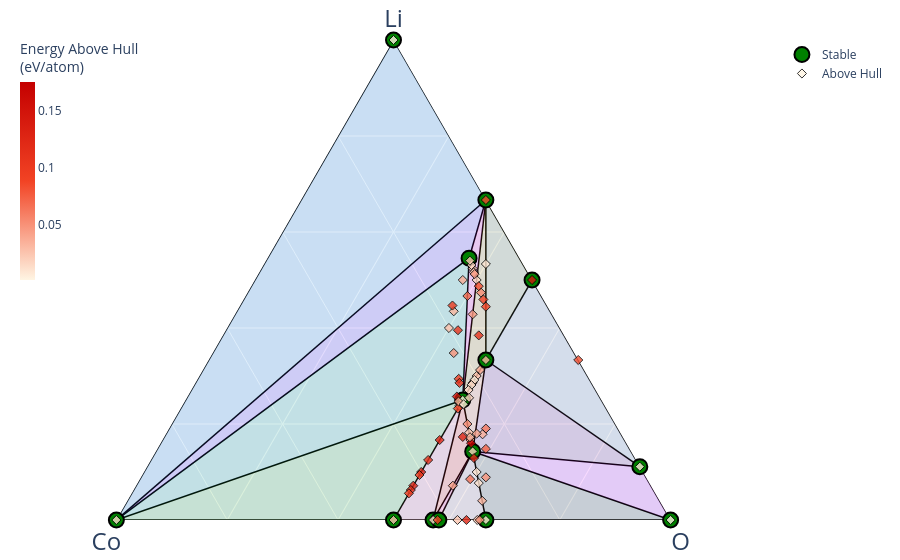

Write notebook code for a chart like this one.
### Markdown cell above
## Lithium cobalt oxides

A hull with three elements is a surface, not a line.

Let's try lithium, cobalt, and oxygen, the elements of the LiCoO$_2$ battery cathode:

### Code cell
with MPRester(API_KEY) as mpr:
    li_co_o_entries = mpr.get_entries_in_chemsys('Li-Co-O')

li_co_o_diagram = PhaseDiagram(li_co_o_entries)
PDPlotter(li_co_o_diagram).get_plot()

### Figure 1 — Plotly figure (JSON) as saved in the notebook; plotly's stock layout.template omitted (floating-point values rounded to 4 significant figures)
{"data": [{"a": [1.0, 4.0, null, 1.0, 2.0, null, 8.0, 0, null, 1.0, 8.0, null, 8.0, 8.0, null, 2.0, 8.0, null, 0, 8.0, null, 0, 8.0, null, 1.0, 8.0, null, 1.0, 0, null, 2.0, 3.0, null, 0, 0, null, 0, 0, null, 0, 1.0, null, 0, 0, null, 4.0, 8.0, null, 0, 0, null, 1.0, 8.0, null, 1.0, 0, null, 2.0, 0, null, 2.0, 4.0, null, 0, 1.0, null, 1.0, 24.0, null, 0, 8.0, null, 0, 3.0, null, 2.0, 24.0, null, 0, 0, null, 1.0, 8.0, null, 24.0, 0, null], "b": [0, 0, null, 1.0, 0, null, 16.0, 0, null, 1.0, 4.0, null, 16.0, 4.0, null, 0, 4.0, null, 6.0, 16.0, null, 4.0, 16.0, null, 0, 4.0, null, 0, 0, null, 0, 0, null, 6.0, 23.0, null, 2.0, 6.0, null, 2.0, 1.0, null, 4.0, 23.0, null, 0, 4.0, null, 4.0, 0, null, 1.0, 16.0, null, 1.0, 1.0, null, 0, 1.0, null, 0, 0, null, 6.0, 1.0, null, 1.0, 4.0, null, 23.0, 16.0, null, 1.0, 0, null, 0, 4.0, null, 2.0, 1.0, null, 0, 16.0, null, 4.0, 1.0, null], "c": [8.0, 4.0, null, 2.0, 1.0, null, 32.0, 8.0, null, 2.0, 12.0, null, 32.0, 12.0, null, 1.0, 12.0, null, 8.0, 32.0, null, 8.0, 32.0, null, 8.0, 12.0, null, 8.0, 8.0, null, 1.0, 0, null, 8.0, 32.0, null, 2.0, 8.0, null, 2.0, 2.0, null, 8.0, 32.0, null, 4.0, 12.0, null, 8.0, 8.0, null, 2.0, 32.0, null, 2.0, 0, null, 1.0, 0, null, 1.0, 4.0, null, 8.0, 2.0, null, 2.0, 16.0, null, 32.0, 32.0, null, 0, 0, null, 1.0, 16.0, null, 2.0, 0, null, 8.0, 32.0, null, 16.0, 0, null], "hoverinfo": "none", "line": {"color": "black", "width": 1.5}, "mode": "lines", "showlegend": false, "type": "scatterternary"}, {"a": [0, 3.0, 2.0], "b": [1.0, 0, 0], "c": [0, 0, 1.0], "fill": "toself", "fillcolor": "#2E91E5", "hovertemplate": "<extra></extra>", "line": {"width": 0}, "mode": "lines", "name": "Co—Li—Li<sub>2</sub>O", "opacity": 0.15, "showlegend": false, "type": "scatterternary"}, {"a": [0, 0, 1.0], "b": [6.0, 2.0, 1.0], "c": [8.0, 2.0, 2.0], "fill": "toself", "fillcolor": "#E15F99", "hovertemplate": "<extra></extra>", "line": {"width": 0}, "mode": "lines", "name": "Co<sub>3</sub>O<sub>4</sub>—CoO—LiCoO<sub>2</sub>", "opacity": 0.15, "showlegend": false, "type": "scatterternary"}, {"a": [0, 0, 1.0], "b": [1.0, 2.0, 1.0], "c": [0, 2.0, 2.0], "fill": "toself", "fillcolor": "#1CA71C", "hovertemplate": "<extra></extra>", "line": {"width": 0}, "mode": "lines", "name": "Co—CoO—LiCoO<sub>2</sub>", "opacity": 0.15, "showlegend": false, "type": "scatterternary"}, {"a": [0, 8.0, 1.0], "b": [6.0, 16.0, 1.0], "c": [8.0, 32.0, 2.0], "fill": "toself", "fillcolor": "#FB0D0D", "hovertemplate": "<extra></extra>", "line": {"width": 0}, "mode": "lines", "name": "Co<sub>3</sub>O<sub>4</sub>—Li(CoO<sub>2</sub>)<sub>2</sub>—LiCoO<sub>2</sub>", "opacity": 0.15, "showlegend": false, "type": "scatterternary"}, {"a": [8.0, 1.0, 0], "b": [16.0, 0, 0], "c": [32.0, 8.0, 8.0], "fill": "toself", "fillcolor": "#DA16FF", "hovertemplate": "<extra></extra>", "line": {"width": 0}, "mode": "lines", "name": "Li(CoO<sub>2</sub>)<sub>2</sub>—LiO<sub>8</sub>—O<sub>2</sub>", "opacity": 0.15, "showlegend": false, "type": "scatterternary"}, {"a": [0, 8.0, 0], "b": [4.0, 16.0, 0], "c": [8.0, 32.0, 8.0], "fill": "toself", "fillcolor": "#222A2A", "hovertemplate": "<extra></extra>", "line": {"width": 0}, "mode": "lines", "name": "CoO<sub>2</sub>—Li(CoO<sub>2</sub>)<sub>2</sub>—O<sub>2</sub>", "opacity": 0.15, "showlegend": false, "type": "scatterternary"}, {"a": [8.0, 2.0, 1.0], "b": [4.0, 0, 1.0], "c": [12.0, 1.0, 2.0], "fill": "toself", "fillcolor": "#B68100", "hovertemplate": "<extra></extra>", "line": {"width": 0}, "mode": "lines", "name": "Li<sub>2</sub>CoO<sub>3</sub>—Li<sub>2</sub>O—LiCoO<sub>2</sub>", "opacity": 0.15, "showlegend": false, "type": "scatterternary"}, {"a": [8.0, 8.0, 1.0], "b": [16.0, 4.0, 0], "c": [32.0, 12.0, 8.0], "fill": "toself", "fillcolor": "#750D86", "hovertemplate": "<extra></extra>", "line": {"width": 0}, "mode": "lines", "name": "Li(CoO<sub>2</sub>)<sub>2</sub>—Li<sub>2</sub>CoO<sub>3</sub>—LiO<sub>8</sub>", "opacity": 0.15, "showlegend": false, "type": "scatterternary"}, {"a": [8.0, 8.0, 1.0], "b": [16.0, 4.0, 1.0], "c": [32.0, 12.0, 2.0], "fill": "toself", "fillcolor": "#EB663B", "hovertemplate": "<extra></extra>", "line": {"width": 0}, "mode": "lines", "name": "Li(CoO<sub>2</sub>)<sub>2</sub>—Li<sub>2</sub>CoO<sub>3</sub>—LiCoO<sub>2</sub>", "opacity": 0.15, "showlegend": false, "type": "scatterternary"}, {"a": [0, 2.0, 24.0], "b": [1.0, 0, 4.0], "c": [0, 1.0, 16.0], "fill": "toself", "fillcolor": "#511CFB", "hovertemplate": "<extra></extra>", "line": {"width": 0}, "mode": "lines", "name": "Co—Li<sub>2</sub>O—Li<sub>6</sub>CoO<sub>4</sub>", "opacity": 0.15, "showlegend": false, "type": "scatterternary"}, {"a": [0, 24.0, 1.0], "b": [1.0, 4.0, 1.0], "c": [0, 16.0, 2.0], "fill": "toself", "fillcolor": "#00A08B", "hovertemplate": "<extra></extra>", "line": {"width": 0}, "mode": "lines", "name": "Co—Li<sub>6</sub>CoO<sub>4</sub>—LiCoO<sub>2</sub>", "opacity": 0.15, "showlegend": false, "type": "scatterternary"}, {"a": [2.0, 24.0, 1.0], "b": [0, 4.0, 1.0], "c": [1.0, 16.0, 2.0], "fill": "toself", "fillcolor": "#FB00D1", "hovertemplate": "<extra></extra>", "line": {"width": 0}, "mode": "lines", "name": "Li<sub>2</sub>O—Li<sub>6</sub>CoO<sub>4</sub>—LiCoO<sub>2</sub>", "opacity": 0.15, "showlegend": false, "type": "scatterternary"}, {"a": [0, 0, 8.0], "b": [23.0, 6.0, 16.0], "c": [32.0, 8.0, 32.0], "fill": "toself", "fillcolor": "#FC0080", "hovertemplate": "<extra></extra>", "line": {"width": 0}, "mode": "lines", "name": "Co<sub>23</sub>O<sub>32</sub>—Co<sub>3</sub>O<sub>4</sub>—Li(CoO<sub>2</sub>)<sub>2</sub>", "opacity": 0.15, "showlegend": false, "type": "scatterternary"}, {"a": [0, 0, 8.0], "b": [23.0, 4.0, 16.0], "c": [32.0, 8.0, 32.0], "fill": "toself", "fillcolor": "#B2828D", "hovertemplate": "<extra></extra>", "line": {"width": 0}, "mode": "lines", "name": "Co<sub>23</sub>O<sub>32</sub>—CoO<sub>2</sub>—Li(CoO<sub>2</sub>)<sub>2</sub>", "opacity": 0.15, "showlegend": false, "type": "scatterternary"}, {"a": [8.0, 2.0, 4.0], "b": [4.0, 0, 0], "c": [12.0, 1.0, 4.0], "fill": "toself", "fillcolor": "#6C7C32", "hovertemplate": "<extra></extra>", "line": {"width": 0}, "mode": "lines", "name": "Li<sub>2</sub>CoO<sub>3</sub>—Li<sub>2</sub>O—Li<sub>2</sub>O<sub>2</sub>", "opacity": 0.15, "showlegend": false, "type": "scatterternary"}, {"a": [8.0, 4.0, 1.0], "b": [4.0, 0, 0], "c": [12.0, 4.0, 8.0], "fill": "toself", "fillcolor": "#778AAE", "hovertemplate": "<extra></extra>", "line": {"width": 0}, "mode": "lines", "name": "Li<sub>2</sub>CoO<sub>3</sub>—Li<sub>2</sub>O<sub>2</sub>—LiO<sub>8</sub>", "opacity": 0.15, "showlegend": false, "type": "scatterternary"}, {"a": [1.0, 4.0, 1.0, 2.0, 8.0, 0, 8.0, 0, 0, 3.0, 0, 0, 0, 24.0], "b": [0, 0, 1.0, 0, 16.0, 0, 4.0, 6.0, 4.0, 0, 23.0, 2.0, 1.0, 4.0], "c": [8.0, 4.0, 2.0, 1.0, 32.0, 8.0, 12.0, 8.0, 8.0, 0, 32.0, 2.0, 0, 16.0], "cliponaxis": false, "hoverinfo": "text", "hoverlabel": {"font": {"size": 14}}, "hovertext": ["LiO<sub>8</sub> (mp-1235059-GGA) <br>  Formation energy: -0.427 eV/atom <br>  (Stable)<br><br> Li: 0.111111<br> Co: 0.0<br> O: 0.888889", "Li<sub>2</sub>O<sub>2</sub> (mp-841-r2SCAN) <br>  Formation energy: -1.65 eV/atom <br>  (Stable)<br><br> Li: 0.5<br> Co: 0.0<br> O: 0.5", "LiCoO<sub>2</sub> (mp-22526-r2SCAN) <br>  Formation energy: -1.746 eV/atom <br>  (Stable)<br><br> Li: 0.25<br> Co: 0.25<br> O: 0.5", "Li<sub>2</sub>O (mp-1960-r2SCAN) <br>  Formation energy: -2.062 eV/atom <br>  (Stable)<br><br> Li: 0.666667<br> Co: 0.0<br> O: 0.333333", "Li(CoO<sub>2</sub>)<sub>2</sub> (mp-774082-GGA+U) <br>  Formation energy: -1.506 eV/atom <br>  (Stable)<br><br> Li: 0.142857<br> Co: 0.285714<br> O: 0.571429", "O<sub>2</sub> (mp-12957-GGA) <br>  Formation energy: 0.0 eV/atom <br>  (Stable)<br><br> Li: 0.0<br> Co: 0.0<br> O: 1.0", "Li<sub>2</sub>CoO<sub>3</sub> (mp-1173879-r2SCAN) <br>  Formation energy: -1.777 eV/atom <br>  (Stable)<br><br> Li: 0.333333<br> Co: 0.166667<br> O: 0.5", "Co<sub>3</sub>O<sub>4</sub> (mp-1271793-GGA+U) <br>  Formation energy: -1.29 eV/atom <br>  (Stable)<br><br> Li: 0.0<br> Co: 0.428571<br> O: 0.571429", "CoO<sub>2</sub> (mp-1400906-r2SCAN) <br>  Formation energy: -1.072 eV/atom <br>  (Stable)<br><br> Li: 0.0<br> Co: 0.333333<br> O: 0.666667", "Li (mp-1018134-r2SCAN) <br>  Formation energy: 0.0 eV/atom <br>  (Stable)<br><br> Li: 1.0<br> Co: 0.0<br> O: 0.0", "Co<sub>23</sub>O<sub>32</sub> (mp-705564-GGA+U) <br>  Formation energy: -1.273 eV/atom <br>  (Stable)<br><br> Li: 0.0<br> Co: 0.418182<br> O: 0.581818", "CoO (mp-22408-r2SCAN) <br>  Formation energy: -1.272 eV/atom <br>  (Stable)<br><br> Li: 0.0<br> Co: 0.5<br> O: 0.5", "Co (mp-102-r2SCAN) <br>  Formation energy: 0.0 eV/atom <br>  (Stable)<br><br> Li: 0.0<br> Co: 1.0<br> O: 0.0", "Li<sub>6</sub>CoO<sub>4</sub> (mp-18925-r2SCAN) <br>  Formation energy: -1.939 eV/atom <br>  (Stable)<br><br> Li: 0.545455<br> Co: 0.090909<br> O: 0.363636"], "marker": {"color": "green", "line": {"color": "black", "width": 2.0}, "size": 15, "symbol": "circle"}, "mode": "markers", "name": "Stable", "showlegend": true, "type": "scatterternary"}, {"a": [0, 0, 0, 0, 0, 0, 0, 0, 0, 0, 1.0, 2.0, 1.0, 4.0, 1.0, 8.0, 1.0, 1.0, 1.0, 2.0, 4.0, 1.0, 1.0, 1.0, 1.0, 8.0, 4.0, 2.0, 8.0, 4.0, 6.0, 6.0, 3.0, 6.0, 3.0, 8.0, 32.0, 8.0, 8.0, 4.0, 8.0, 8.0, 4.0, 4.0, 40.0, 5.0, 5.0, 20.0, 10.0, 10.0, 6.0, 7.0, 7.0, 16.0, 8.0, 36.0, 9.0, 9.0, 9.0, 9.0, 20.0, 20.0, 22.0, 26.0, 13.0, 14.0, 32.0, 34.0, 17.0, 17.0, 19.0, 20.0, 20.0, 42.0, 21.0, 47.0], "b": [0, 4.0, 2.0, 4.0, 6.0, 5.0, 7.0, 15.0, 21.0, 29.0, 0, 0, 0, 4.0, 2.0, 16.0, 3.0, 3.0, 4.0, 8.0, 20.0, 6.0, 7.0, 8.0, 8.0, 0, 0, 1.0, 4.0, 6.0, 2.0, 4.0, 4.0, 10.0, 13.0, 2.0, 8.0, 6.0, 10.0, 7.0, 14.0, 18.0, 13.0, 15.0, 8.0, 2.0, 3.0, 16.0, 14.0, 16.0, 5.0, 2.0, 5.0, 2.0, 5.0, 8.0, 7.0, 9.0, 13.0, 15.0, 8.0, 22.0, 4.0, 22.0, 15.0, 13.0, 6.0, 6.0, 4.0, 8.0, 4.0, 21.0, 21.0, 8.0, 8.0, 8.0], "c": [8.0, 0, 2.0, 8.0, 8.0, 8.0, 12.0, 28.0, 40.0, 40.0, 0, 4.0, 8.0, 8.0, 3.0, 32.0, 4.0, 6.0, 5.0, 16.0, 32.0, 7.0, 8.0, 9.0, 16.0, 4.0, 4.0, 2.0, 12.0, 12.0, 6.0, 10.0, 8.0, 20.0, 16.0, 6.0, 32.0, 14.0, 24.0, 14.0, 32.0, 36.0, 28.0, 28.0, 32.0, 6.0, 8.0, 32.0, 32.0, 32.0, 10.0, 6.0, 12.0, 12.0, 10.0, 32.0, 16.0, 17.0, 28.0, 28.0, 18.0, 42.0, 16.0, 48.0, 28.0, 28.0, 24.0, 24.0, 16.0, 18.0, 16.0, 40.0, 42.0, 32.0, 18.0, 32.0], "cliponaxis": false, "hoverinfo": "text", "hoverlabel": {"font": {"size": 14}}, "hovertext": ["O<sub>2</sub> (mp-723285-r2SCAN) <br>  Formation energy: 0.001 eV/atom <br>  Energy Above Hull: (+0.001 eV/atom)<br><br> Li: 0.0<br> Co: 0.0<br> O: 1.0", "Co (mp-1183710-r2SCAN) <br>  Formation energy: 0.011 eV/atom <br>  Energy Above Hull: (+0.011 eV/atom)<br><br> Li: 0.0<br> Co: 1.0<br> O: 0.0", "CoO (mp-19128-r2SCAN) <br>  Formation energy: -1.247 eV/atom <br>  Energy Above Hull: (+0.025 eV/atom)<br><br> Li: 0.0<br> Co: 0.5<br> O: 0.5", "CoO<sub>2</sub> (mp-754748-GGA+U) <br>  Formation energy: -1.067 eV/atom <br>  Energy Above Hull: (+0.006 eV/atom)<br><br> Li: 0.0<br> Co: 0.333333<br> O: 0.666667", "Co<sub>3</sub>O<sub>4</sub> (mp-18748-r2SCAN) <br>  Formation energy: -1.28 eV/atom <br>  Energy Above Hull: (+0.01 eV/atom)<br><br> Li: 0.0<br> Co: 0.428571<br> O: 0.571429", "Co<sub>5</sub>O<sub>8</sub> (mp-761471-r2SCAN) <br>  Formation energy: -1.17 eV/atom <br>  Energy Above Hull: (+0.024 eV/atom)<br><br> Li: 0.0<br> Co: 0.384615<br> O: 0.615385", "Co<sub>7</sub>O<sub>12</sub> (mp-756900-GGA+U) <br>  Formation energy: -1.03 eV/atom <br>  Energy Above Hull: (+0.125 eV/atom)<br><br> Li: 0.0<br> Co: 0.368421<br> O: 0.631579", "Co<sub>15</sub>O<sub>28</sub> (mp-766681-GGA+U) <br>  Formation energy: -1.085 eV/atom <br>  Energy Above Hull: (+0.024 eV/atom)<br><br> Li: 0.0<br> Co: 0.348837<br> O: 0.651163", "Co<sub>21</sub>O<sub>40</sub> (mp-850026-GGA+U) <br>  Formation energy: -1.05 eV/atom <br>  Energy Above Hull: (+0.049 eV/atom)<br><br> Li: 0.0<br> Co: 0.344262<br> O: 0.655738", "Co<sub>29</sub>O<sub>40</sub> (mp-705563-GGA+U) <br>  Formation energy: -1.181 eV/atom <br>  Energy Above Hull: (+0.095 eV/atom)<br><br> Li: 0.0<br> Co: 0.42029<br> O: 0.57971", "Li (mp-51-r2SCAN) <br>  Formation energy: 0.002 eV/atom <br>  Energy Above Hull: (+0.002 eV/atom)<br><br> Li: 1.0<br> Co: 0.0<br> O: 0.0", "LiO<sub>2</sub> (mp-1018789-GGA) <br>  Formation energy: -1.043 eV/atom <br>  Energy Above Hull: (+0.083 eV/atom)<br><br> Li: 0.333333<br> Co: 0.0<br> O: 0.666667", "LiO<sub>8</sub> (mp-1235185-GGA) <br>  Formation energy: -0.422 eV/atom <br>  Energy Above Hull: (+0.005 eV/atom)<br><br> Li: 0.111111<br> Co: 0.0<br> O: 0.888889", "LiCoO<sub>2</sub> (mp-849273-r2SCAN) <br>  Formation energy: -1.745 eV/atom <br>  Energy Above Hull: (+0.001 eV/atom)<br><br> Li: 0.25<br> Co: 0.25<br> O: 0.5", "LiCo<sub>2</sub>O<sub>3</sub> (mp-1222543-GGA+U) <br>  Formation energy: -1.46 eV/atom <br>  Energy Above Hull: (+0.128 eV/atom)<br><br> Li: 0.166667<br> Co: 0.333333<br> O: 0.5", "Li(CoO<sub>2</sub>)<sub>2</sub> (mp-773076-GGA+U) <br>  Formation energy: -1.489 eV/atom <br>  Energy Above Hull: (+0.017 eV/atom)<br><br> Li: 0.142857<br> Co: 0.285714<br> O: 0.571429", "LiCo<sub>3</sub>O<sub>4</sub> (mp-755398-GGA+U) <br>  Formation energy: -1.399 eV/atom <br>  Energy Above Hull: (+0.11 eV/atom)<br><br> Li: 0.125<br> Co: 0.375<br> O: 0.5", "Li(CoO<sub>2</sub>)<sub>3</sub> (mp-752635-r2SCAN) <br>  Formation energy: -1.367 eV/atom <br>  Energy Above Hull: (+0.009 eV/atom)<br><br> Li: 0.1<br> Co: 0.3<br> O: 0.6", "LiCo<sub>4</sub>O<sub>5</sub> (mp-1222581-GGA+U) <br>  Formation energy: -1.33 eV/atom <br>  Energy Above Hull: (+0.132 eV/atom)<br><br> Li: 0.1<br> Co: 0.4<br> O: 0.5", "Li(CoO<sub>2</sub>)<sub>4</sub> (mp-780322-r2SCAN) <br>  Formation energy: -1.296 eV/atom <br>  Energy Above Hull: (+0.01 eV/atom)<br><br> Li: 0.076923<br> Co: 0.307692<br> O: 0.615385", "LiCo<sub>5</sub>O<sub>8</sub> (mp-759353-GGA+U) <br>  Formation energy: -1.357 eV/atom <br>  Energy Above Hull: (+0.041 eV/atom)<br><br> Li: 0.071429<br> Co: 0.357143<br> O: 0.571429", "LiCo<sub>6</sub>O<sub>7</sub> (mp-773572-GGA+U) <br>  Formation energy: -1.279 eV/atom <br>  Energy Above Hull: (+0.129 eV/atom)<br><br> Li: 0.071429<br> Co: 0.428571<br> O: 0.5", "LiCo<sub>7</sub>O<sub>8</sub> (mp-38489-GGA+U) <br>  Formation energy: -1.278 eV/atom <br>  Energy Above Hull: (+0.112 eV/atom)<br><br> Li: 0.0625<br> Co: 0.4375<br> O: 0.5", "LiCo<sub>8</sub>O<sub>9</sub> (mp-771968-GGA+U) <br>  Formation energy: -1.283 eV/atom <br>  Energy Above Hull: (+0.094 eV/atom)<br><br> Li: 0.055556<br> Co: 0.444444<br> O: 0.5", "Li(CoO<sub>2</sub>)<sub>8</sub> (mp-674388-GGA+U) <br>  Formation energy: -1.161 eV/atom <br>  Energy Above Hull: (+0.033 eV/atom)<br><br> Li: 0.04<br> Co: 0.32<br> O: 0.64", "Li<sub>2</sub>O (mp-755894-r2SCAN) <br>  Formation energy: -1.977 eV/atom <br>  Energy Above Hull: (+0.084 eV/atom)<br><br> Li: 0.666667<br> Co: 0.0<br> O: 0.333333", "Li<sub>2</sub>O<sub>2</sub> (mp-558312-GGA) <br>  Formation energy: -1.507 eV/atom <br>  Energy Above Hull: (+0.143 eV/atom)<br><br> Li: 0.5<br> Co: 0.0<br> O: 0.5", "Li<sub>2</sub>CoO<sub>2</sub> (mp-755297-GGA+U) <br>  Formation energy: -1.738 eV/atom <br>  Energy Above Hull: (+0.027 eV/atom)<br><br> Li: 0.4<br> Co: 0.2<br> O: 0.4", "Li<sub>2</sub>CoO<sub>3</sub> (mp-1314570-GGA+U) <br>  Formation energy: -1.747 eV/atom <br>  Energy Above Hull: (+0.03 eV/atom)<br><br> Li: 0.333333<br> Co: 0.166667<br> O: 0.5", "Li<sub>2</sub>(CoO<sub>2</sub>)<sub>3</sub> (mp-758725-GGA+U) <br>  Formation energy: -1.571 eV/atom <br>  Energy Above Hull: (+0.023 eV/atom)<br><br> Li: 0.181818<br> Co: 0.272727<br> O: 0.545455", "Li<sub>3</sub>CoO<sub>3</sub> (mp-755926-GGA+U) <br>  Formation energy: -1.836 eV/atom <br>  Energy Above Hull: (+0.045 eV/atom)<br><br> Li: 0.428571<br> Co: 0.142857<br> O: 0.428571", "Li<sub>3</sub>Co<sub>2</sub>O<sub>5</sub> (mp-1173960-GGA+U) <br>  Formation energy: -1.737 eV/atom <br>  Energy Above Hull: (+0.028 eV/atom)<br><br> Li: 0.3<br> Co: 0.2<br> O: 0.5", "Li<sub>3</sub>(CoO<sub>2</sub>)<sub>4</sub> (mp-759191-GGA+U) <br>  Formation energy: -1.582 eV/atom <br>  Energy Above Hull: (+0.052 eV/atom)<br><br> Li: 0.2<br> Co: 0.266667<br> O: 0.533333", "Li<sub>3</sub>(CoO<sub>2</sub>)<sub>5</sub> (mp-774507-GGA+U) <br>  Formation energy: -1.508 eV/atom <br>  Energy Above Hull: (+0.051 eV/atom)<br><br> Li: 0.166667<br> Co: 0.277778<br> O: 0.555556", "Li<sub>3</sub>Co<sub>13</sub>O<sub>16</sub> (mp-867584-GGA+U) <br>  Formation energy: -1.351 eV/atom <br>  Energy Above Hull: (+0.099 eV/atom)<br><br> Li: 0.09375<br> Co: 0.40625<br> O: 0.5", "Li<sub>4</sub>CoO<sub>3</sub> (mp-755593-GGA+U) <br>  Formation energy: -1.848 eV/atom <br>  Energy Above Hull: (+0.037 eV/atom)<br><br> Li: 0.5<br> Co: 0.125<br> O: 0.375", "Li<sub>4</sub>CoO<sub>4</sub> (mp-759349-GGA+U) <br>  Formation energy: -1.784 eV/atom <br>  Energy Above Hull: (+0.088 eV/atom)<br><br> Li: 0.444444<br> Co: 0.111111<br> O: 0.444444", "Li<sub>4</sub>Co<sub>3</sub>O<sub>7</sub> (mp-1174179-GGA+U) <br>  Formation energy: -1.706 eV/atom <br>  Energy Above Hull: (+0.054 eV/atom)<br><br> Li: 0.285714<br> Co: 0.214286<br> O: 0.5", "Li<sub>4</sub>Co<sub>5</sub>O<sub>12</sub> (mp-759802-GGA+U) <br>  Formation energy: -1.452 eV/atom <br>  Energy Above Hull: (+0.062 eV/atom)<br><br> Li: 0.190476<br> Co: 0.238095<br> O: 0.571429", "Li<sub>4</sub>(CoO<sub>2</sub>)<sub>7</sub> (mp-699137-GGA+U) <br>  Formation energy: -1.37 eV/atom <br>  Energy Above Hull: (+0.175 eV/atom)<br><br> Li: 0.16<br> Co: 0.28<br> O: 0.56", "Li<sub>4</sub>Co<sub>7</sub>O<sub>16</sub> (mp-771197-GGA+U) <br>  Formation energy: -1.363 eV/atom <br>  Energy Above Hull: (+0.073 eV/atom)<br><br> Li: 0.148148<br> Co: 0.259259<br> O: 0.592593", "Li<sub>4</sub>(CoO<sub>2</sub>)<sub>9</sub> (mp-850020-GGA+U) <br>  Formation energy: -1.346 eV/atom <br>  Energy Above Hull: (+0.118 eV/atom)<br><br> Li: 0.129032<br> Co: 0.290323<br> O: 0.580645", "Li<sub>4</sub>Co<sub>13</sub>O<sub>28</sub> (mp-759373-GGA+U) <br>  Formation energy: -1.246 eV/atom <br>  Energy Above Hull: (+0.049 eV/atom)<br><br> Li: 0.088889<br> Co: 0.288889<br> O: 0.622222", "Li<sub>4</sub>Co<sub>15</sub>O<sub>28</sub> (mp-758387-GGA+U) <br>  Formation energy: -1.299 eV/atom <br>  Energy Above Hull: (+0.066 eV/atom)<br><br> Li: 0.085106<br> Co: 0.319149<br> O: 0.595745", "Li<sub>5</sub>CoO<sub>4</sub> (mp-760147-GGA+U) <br>  Formation energy: -1.921 eV/atom <br>  Energy Above Hull: (+0.014 eV/atom)<br><br> Li: 0.5<br> Co: 0.1<br> O: 0.4", "Li<sub>5</sub>(CoO<sub>3</sub>)<sub>2</sub> (mp-753251-GGA+U) <br>  Formation energy: -1.722 eV/atom <br>  Energy Above Hull: (+0.111 eV/atom)<br><br> Li: 0.384615<br> Co: 0.153846<br> O: 0.461538", "Li<sub>5</sub>Co<sub>3</sub>O<sub>8</sub> (mp-1173996-GGA+U) <br>  Formation energy: -1.729 eV/atom <br>  Energy Above Hull: (+0.04 eV/atom)<br><br> Li: 0.3125<br> Co: 0.1875<br> O: 0.5", "Li<sub>5</sub>(CoO<sub>2</sub>)<sub>4</sub> (mp-760135-GGA+U) <br>  Formation energy: -1.656 eV/atom <br>  Energy Above Hull: (+0.095 eV/atom)<br><br> Li: 0.294118<br> Co: 0.235294<br> O: 0.470588", "Li<sub>5</sub>Co<sub>7</sub>O<sub>16</sub> (mp-771191-GGA+U) <br>  Formation energy: -1.477 eV/atom <br>  Energy Above Hull: (+0.035 eV/atom)<br><br> Li: 0.178571<br> Co: 0.25<br> O: 0.571429", "Li<sub>5</sub>(CoO<sub>2</sub>)<sub>8</sub> (mp-766589-GGA+U) <br>  Formation energy: -1.541 eV/atom <br>  Energy Above Hull: (+0.031 eV/atom)<br><br> Li: 0.172414<br> Co: 0.275862<br> O: 0.551724", "Li<sub>6</sub>(CoO<sub>2</sub>)<sub>5</sub> (mp-761027-GGA+U) <br>  Formation energy: -1.637 eV/atom <br>  Energy Above Hull: (+0.113 eV/atom)<br><br> Li: 0.285714<br> Co: 0.238095<br> O: 0.47619", "Li<sub>7</sub>(CoO<sub>3</sub>)<sub>2</sub> (mp-755498-GGA+U) <br>  Formation energy: -1.818 eV/atom <br>  Energy Above Hull: (+0.069 eV/atom)<br><br> Li: 0.466667<br> Co: 0.133333<br> O: 0.4", "Li<sub>7</sub>Co<sub>5</sub>O<sub>12</sub> (mp-771155-r2SCAN) <br>  Formation energy: -1.757 eV/atom <br>  Energy Above Hull: (+0.004 eV/atom)<br><br> Li: 0.291667<br> Co: 0.208333<br> O: 0.5", "Li<sub>8</sub>CoO<sub>6</sub> (mp-27920-r2SCAN) <br>  Formation energy: -1.939 eV/atom <br>  Energy Above Hull: (+0.008 eV/atom)<br><br> Li: 0.533333<br> Co: 0.066667<br> O: 0.4", "Li<sub>8</sub>(CoO<sub>2</sub>)<sub>5</sub> (mp-1638660-GGA+U) <br>  Formation energy: -1.709 eV/atom <br>  Energy Above Hull: (+0.049 eV/atom)<br><br> Li: 0.347826<br> Co: 0.217391<br> O: 0.434783", "Li<sub>9</sub>(CoO<sub>4</sub>)<sub>2</sub> (mp-776979-GGA+U) <br>  Formation energy: -1.852 eV/atom <br>  Energy Above Hull: (+0.053 eV/atom)<br><br> Li: 0.473684<br> Co: 0.105263<br> O: 0.421053", "Li<sub>9</sub>Co<sub>7</sub>O<sub>16</sub> (mp-1175469-r2SCAN) <br>  Formation energy: -1.75 eV/atom <br>  Energy Above Hull: (+0.008 eV/atom)<br><br> Li: 0.28125<br> Co: 0.21875<br> O: 0.5", "Li<sub>9</sub>Co<sub>9</sub>O<sub>17</sub> (mp-728514-GGA+U) <br>  Formation energy: -1.575 eV/atom <br>  Energy Above Hull: (+0.147 eV/atom)<br><br> Li: 0.257143<br> Co: 0.257143<br> O: 0.485714", "Li<sub>9</sub>Co<sub>13</sub>O<sub>28</sub> (mp-758645-GGA+U) <br>  Formation energy: -1.512 eV/atom <br>  Energy Above Hull: (+0.039 eV/atom)<br><br> Li: 0.18<br> Co: 0.26<br> O: 0.56", "Li<sub>9</sub>Co<sub>15</sub>O<sub>28</sub> (mp-758799-GGA+U) <br>  Formation energy: -1.459 eV/atom <br>  Energy Above Hull: (+0.129 eV/atom)<br><br> Li: 0.173077<br> Co: 0.288462<br> O: 0.538462", "Li<sub>10</sub>Co<sub>4</sub>O<sub>9</sub> (mp-1185179-r2SCAN) <br>  Formation energy: -1.775 eV/atom <br>  Energy Above Hull: (+0.032 eV/atom)<br><br> Li: 0.434783<br> Co: 0.173913<br> O: 0.391304", "Li<sub>10</sub>Co<sub>11</sub>O<sub>21</sub> (mp-530277-GGA+U) <br>  Formation energy: -1.697 eV/atom <br>  Energy Above Hull: (+0.026 eV/atom)<br><br> Li: 0.238095<br> Co: 0.261905<br> O: 0.5", "Li<sub>11</sub>(CoO<sub>4</sub>)<sub>2</sub> (mp-769483-GGA+U) <br>  Formation energy: -1.913 eV/atom <br>  Energy Above Hull: (+0.024 eV/atom)<br><br> Li: 0.52381<br> Co: 0.095238<br> O: 0.380952", "Li<sub>13</sub>Co<sub>11</sub>O<sub>24</sub> (mp-531078-GGA+U) <br>  Formation energy: -1.739 eV/atom <br>  Energy Above Hull: (+0.015 eV/atom)<br><br> Li: 0.270833<br> Co: 0.229167<br> O: 0.5", "Li<sub>13</sub>Co<sub>15</sub>O<sub>28</sub> (mp-766887-GGA+U) <br>  Formation energy: -1.62 eV/atom <br>  Energy Above Hull: (+0.092 eV/atom)<br><br> Li: 0.232143<br> Co: 0.267857<br> O: 0.5", "Li<sub>14</sub>Co<sub>13</sub>O<sub>28</sub> (mp-777836-GGA+U) <br>  Formation energy: -1.706 eV/atom <br>  Energy Above Hull: (+0.016 eV/atom)<br><br> Li: 0.254545<br> Co: 0.236364<br> O: 0.509091", "Li<sub>16</sub>(CoO<sub>4</sub>)<sub>3</sub> (mp-543091-GGA+U) <br>  Formation energy: -1.912 eV/atom <br>  Energy Above Hull: (+0.025 eV/atom)<br><br> Li: 0.516129<br> Co: 0.096774<br> O: 0.387097", "Li<sub>17</sub>(CoO<sub>4</sub>)<sub>3</sub> (mp-1172980-GGA+U) <br>  Formation energy: -1.922 eV/atom <br>  Energy Above Hull: (+0.015 eV/atom)<br><br> Li: 0.53125<br> Co: 0.09375<br> O: 0.375", "Li<sub>17</sub>(CoO<sub>4</sub>)<sub>4</sub> (mp-768424-GGA+U) <br>  Formation energy: -1.799 eV/atom <br>  Energy Above Hull: (+0.09 eV/atom)<br><br> Li: 0.459459<br> Co: 0.108108<br> O: 0.432432", "Li<sub>17</sub>(Co<sub>4</sub>O<sub>9</sub>)<sub>2</sub> (mp-758913-GGA+U) <br>  Formation energy: -1.697 eV/atom <br>  Energy Above Hull: (+0.107 eV/atom)<br><br> Li: 0.395349<br> Co: 0.186047<br> O: 0.418605", "Li<sub>19</sub>(CoO<sub>4</sub>)<sub>4</sub> (mp-768441-GGA+U) <br>  Formation energy: -1.836 eV/atom <br>  Energy Above Hull: (+0.084 eV/atom)<br><br> Li: 0.487179<br> Co: 0.102564<br> O: 0.410256", "Li<sub>20</sub>Co<sub>21</sub>O<sub>40</sub> (mp-705640-GGA+U) <br>  Formation energy: -1.687 eV/atom <br>  Energy Above Hull: (+0.037 eV/atom)<br><br> Li: 0.246914<br> Co: 0.259259<br> O: 0.493827", "Li<sub>20</sub>(CoO<sub>2</sub>)<sub>21</sub> (mp-532301-GGA+U) <br>  Formation energy: -1.719 eV/atom <br>  Energy Above Hull: (+0.006 eV/atom)<br><br> Li: 0.240964<br> Co: 0.253012<br> O: 0.506024", "Li<sub>21</sub>(CoO<sub>4</sub>)<sub>4</sub> (mp-850954-GGA+U) <br>  Formation energy: -1.893 eV/atom <br>  Energy Above Hull: (+0.044 eV/atom)<br><br> Li: 0.512195<br> Co: 0.097561<br> O: 0.390244", "Li<sub>21</sub>(Co<sub>4</sub>O<sub>9</sub>)<sub>2</sub> (mp-850944-GGA+U) <br>  Formation energy: -1.707 eV/atom <br>  Energy Above Hull: (+0.1 eV/atom)<br><br> Li: 0.446809<br> Co: 0.170213<br> O: 0.382979", "Li<sub>47</sub>(CoO<sub>4</sub>)<sub>8</sub> (mp-1177487-GGA+U) <br>  Formation energy: -1.915 eV/atom <br>  Energy Above Hull: (+0.023 eV/atom)<br><br> Li: 0.54023<br> Co: 0.091954<br> O: 0.367816"], "marker": {"color": [0.001, 0.011, 0.025, 0.006, 0.01, 0.024, 0.125, 0.024, 0.049, 0.095, 0.002, 0.083, 0.005, 0.001, 0.128, 0.017, 0.11, 0.009, 0.132, 0.01, 0.041, 0.129, 0.112, 0.094, 0.033, 0.084, 0.143, 0.027, 0.03, 0.023, 0.045, 0.028, 0.052, 0.051, 0.099, 0.037, 0.088, 0.054, 0.062, 0.175, 0.073, 0.118, 0.049, 0.066, 0.014, 0.111, 0.04, 0.095, 0.035, 0.031, 0.113, 0.069, 0.004, 0.008, 0.049, 0.053, 0.008, 0.147, 0.039, 0.129, 0.032, 0.026, 0.024, 0.015, 0.092, 0.016, 0.025, 0.015, 0.09, 0.107, 0.084, 0.037, 0.006, 0.044, 0.1, 0.023], "colorbar": {"len": 0.5, "thickness": 0.02, "thicknessmode": "fraction", "title": {"text": "Energy Above Hull<br>(eV/atom)"}, "x": 0, "xpad": 0, "y": 1, "yanchor": "top", "ypad": 0}, "colorscale": [[0.0, "#fff5e3"], [0.5, "#f24324"], [1.0, "#c40000"]], "line": {"color": "black", "width": 1}, "opacity": 0.8, "size": 7, "symbol": "diamond"}, "mode": "markers", "name": "Above Hull", "showlegend": true, "type": "scatterternary"}], "layout": {"autosize": true, "coloraxis": {"colorbar": {"x": 1, "y": 0.05, "yanchor": "top"}}, "margin": {"b": 40, "l": 20, "r": 20, "t": 40}, "paper_bgcolor": "rgba(0,0,0,0)", "plot_bgcolor": "rgba(0,0,0,0)", "showlegend": true, "ternary": {"aaxis": {"layer": "below traces", "showgrid": true, "showticklabels": true, "tickfont": {"color": "rgba(0,0,0,0)", "size": 7}, "title": {"font": {"size": 24}, "text": "Li"}}, "baxis": {"layer": "below traces", "min": 0, "showgrid": true, "showticklabels": true, "tickfont": {"color": "rgba(0,0,0,0)", "size": 7}, "title": {"font": {"size": 24}, "text": "Co"}}, "caxis": {"layer": "below traces", "min": 0, "showgrid": true, "showticklabels": true, "tickfont": {"color": "rgba(0,0,0,0)", "size": 7}, "title": {"font": {"size": 24}, "text": "O"}}, "sum": 1}}}
